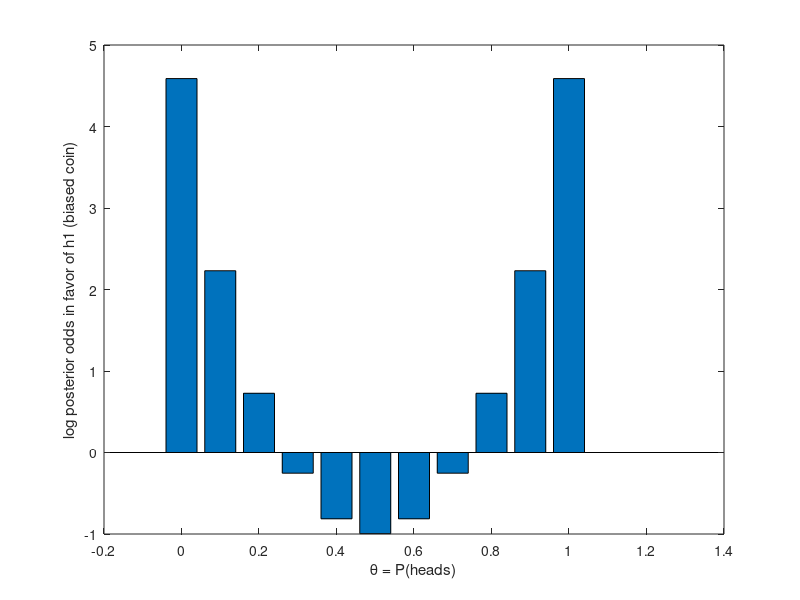

This chart was generated by the following MATLAB code:
% Bayesian inference for coin flips: Model selection
%
% Two hypotheses -- 1) coin is fair, 2) coin is unfair
% Note that h1 has multiple possible values of theta.
% Solve by computing marginal probability of d under h1 by integrating over theta
%

% Constants
%
dtheta = 0.01;

% Generative process
% flip coin; probability of getting heads is theta
%
theta = 0.5; % = P(heads)
N = 20;
d = rand(1, N) < theta; % sequence of coin flips
disp(d)

%
% Hypothesis space
%
h0 = struct;
h1 = struct;

h0.theta = 0.5; % candidate coin #1 is fair => specific theta
h1.theta_prior = @(theta) 1; % candidate coin #2 is unfair; have a uniform prior for theta p(theta | h1)

h0.prior = 0.5; % prior P(h0) -- both coins are equally likely
h1.prior = 0.5; % prior P(h1)

% theta likelihood = P(data | theta)
%
likelihood = @(d, theta) theta ^ sum(d) * (1 - theta) ^ (length(d) - sum(d));

% hypothesis likelihood = P(data | h)
%
h0.likelihood = @(d) likelihood(d, h0.theta); % the fair coin has only 1 theta
% the unfair coin can be any one of many thetas => we must marginalize d over
% theta to get P(d | h1)
h1.likelihood = @(d) sum(arrayfun(@(theta) likelihood(d, theta) * h1.theta_prior(theta) * dtheta, 0:dtheta:1));

fprintf('P(d | h0) = %e\n', h0.likelihood(d));
fprintf('P(d | h1) = %e\n', h1.likelihood(d));

H = {h0 h1}; % all hypotheses

%
% Compute the posteriors
%

% marginalize over h to find P(d)
%
marginalize = @(d) sum(cellfun(@(h) h.likelihood(d) * h.prior, H));

% posterior P(h | d)
%
posterior = @(h, d) h.likelihood(d) * h.prior / marginalize(d);

fprintf('P(h0 | d) = %e\n', posterior(h0, d));
fprintf('P(h1 | d) = %e\n', posterior(h1, d));

% log posterior odds in favor of h1 (biased coin)
%
fprintf('log P(h1 | d) / P(h0 | d) = %f\n', log(posterior(h0, d) / posterior(h1, d)));

% some plotting
% Figure 1 in http://cocosci.berkeley.edu/tom/papers/bayeschapter.pdf
%
thetas = 0:0.1:1;
lpos = [];
for theta = thetas
    N = 10;
    while true
        d = rand(1, N) < theta; % sequence of coin flips
        % make sure fraction of heads is same as theta
        % kinda lame but makes the plot pretty
        if abs(sum(d) / length(d) - theta) < 0.01
            break
        end
    end
    lpo = log(posterior(h1, d) / posterior(h0, d));
    lpos = [lpos lpo];
end

figure;
bar(thetas, lpos);
xlabel('\theta = P(heads)');
ylabel('log posterior odds in favor of h1 (biased coin)');